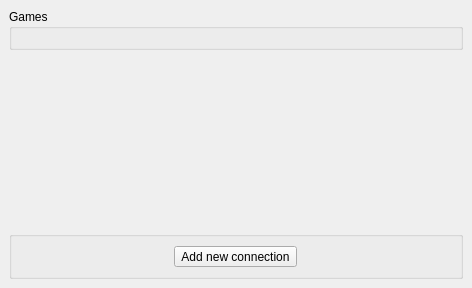
<?xml version="1.0" encoding="UTF-8"?>
<ui version="4.0">
 <class>GameConnectionWindow</class>
 <widget class="QMainWindow" name="GameConnectionWindow">
  <property name="geometry">
   <rect>
    <x>0</x>
    <y>0</y>
    <width>472</width>
    <height>288</height>
   </rect>
  </property>
  <property name="windowTitle">
   <string>Game Connection</string>
  </property>
  <widget class="QWidget" name="centralwidget">
   <layout class="QGridLayout" name="root_layout">
    <item row="1" column="0">
     <spacer name="spacer">
      <property name="orientation">
       <enum>Qt::Vertical</enum>
      </property>
      <property name="sizeHint" stdset="0">
       <size>
        <width>20</width>
        <height>40</height>
       </size>
      </property>
     </spacer>
    </item>
    <item row="0" column="0">
     <widget class="QGroupBox" name="builders_group">
      <property name="title">
       <string>Games</string>
      </property>
      <layout class="QVBoxLayout" name="builders_layout"/>
     </widget>
    </item>
    <item row="2" column="0">
     <widget class="QGroupBox" name="meta_group">
      <property name="title">
       <string/>
      </property>
      <property name="flat">
       <bool>true</bool>
      </property>
      <layout class="QHBoxLayout" name="horizontalLayout">
       <item>
        <widget class="QToolButton" name="add_builder_button">
         <property name="text">
          <string>Add new connection</string>
         </property>
         <property name="popupMode">
          <enum>QToolButton::InstantPopup</enum>
         </property>
         <property name="toolButtonStyle">
          <enum>Qt::ToolButtonTextOnly</enum>
         </property>
        </widget>
       </item>
      </layout>
     </widget>
    </item>
   </layout>
  </widget>
 </widget>
 <resources/>
 <connections/>
</ui>
